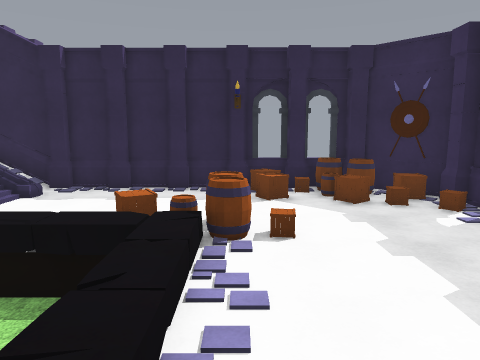
View 1 (above)

19 first-person views from a walk through a scene from a Unity 3-D project. The camera is 1.4 m above the floor, tilts 8° down and sees 70° across. The floor is counted in squares, 0.9 m on a side. Each view is taken from the middle of a square. On the plan, view 1 faces up. The plan holds only what a view shows up to about 16 squares ahead; the rest is blank. The place goes on beyond the plan. The player character is not drawn. Some animated figures are not drawn. Surface patterns are stand-ins for the level's own textures.

View 2
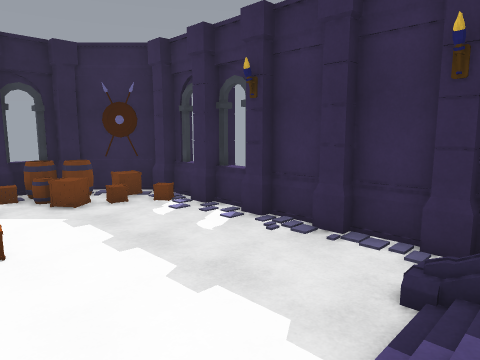

View 3
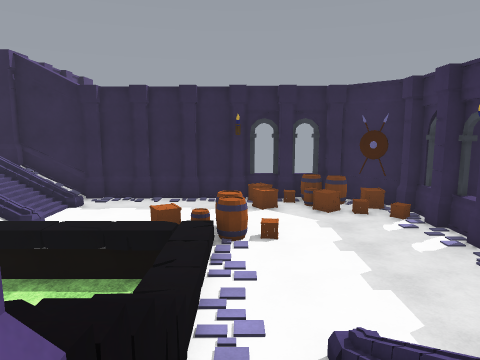

View 4
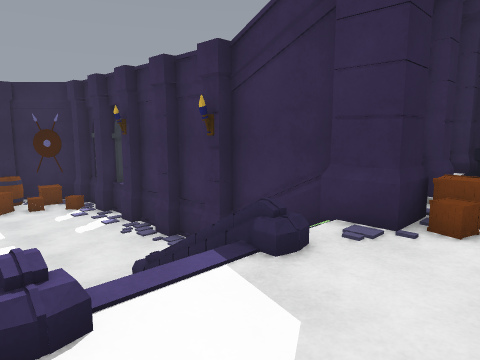

View 5
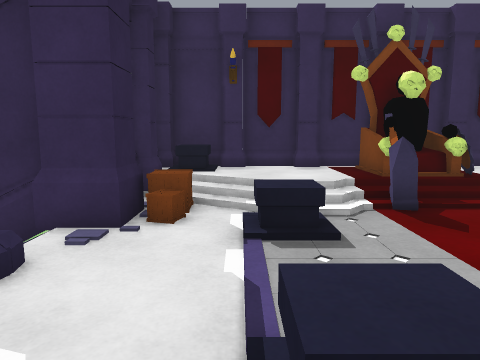

View 6
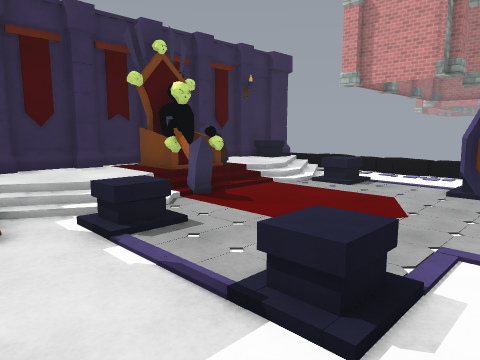

View 7
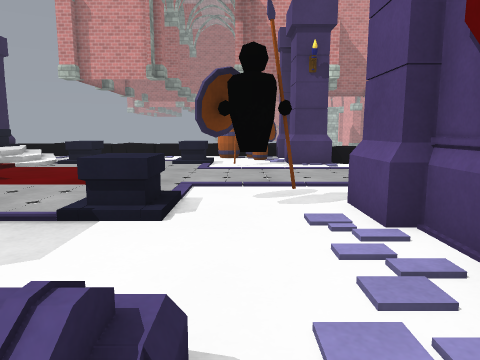

View 8
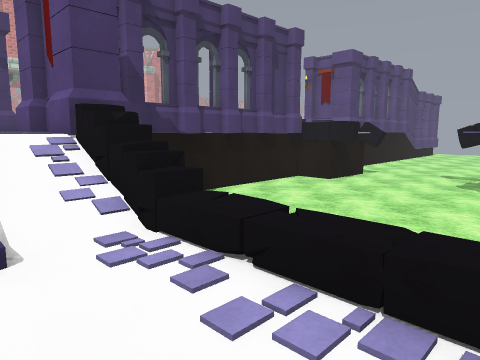

View 9
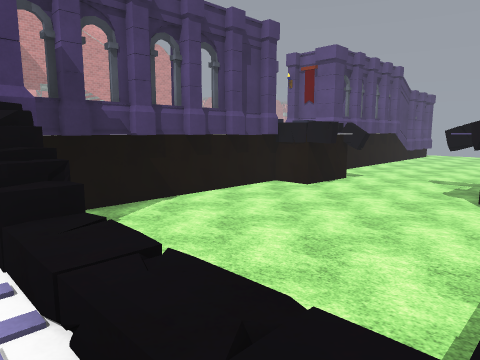

View 10
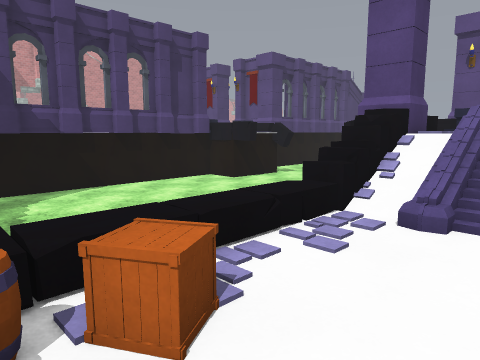

View 11
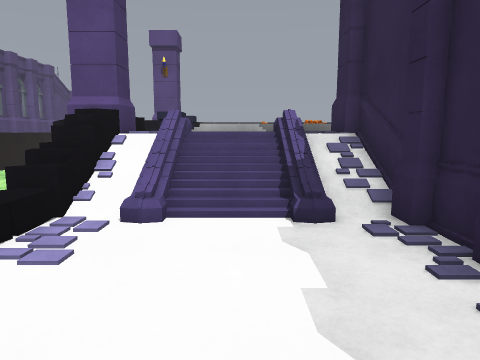

View 12
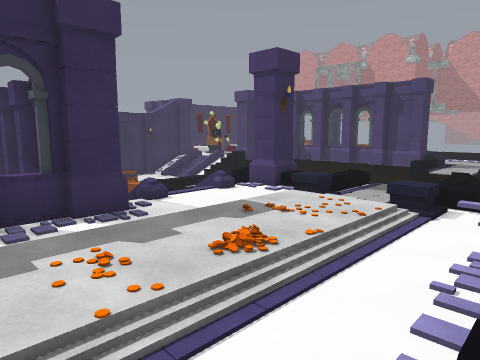

View 13
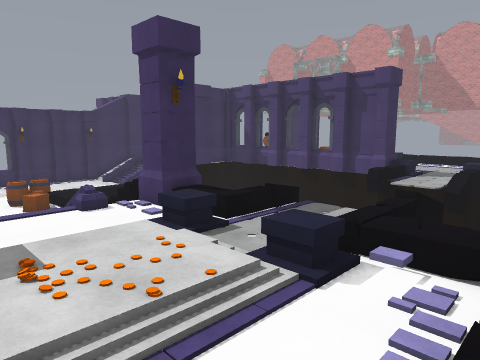

View 14
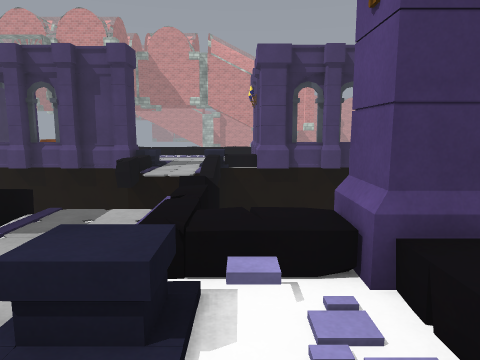

View 15
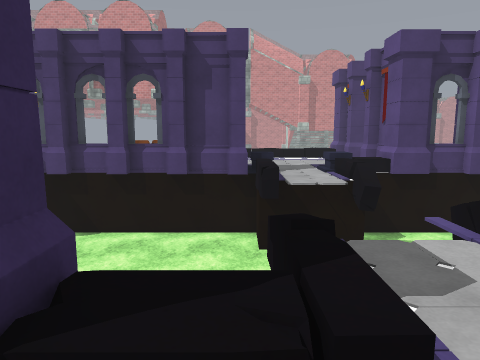

View 16
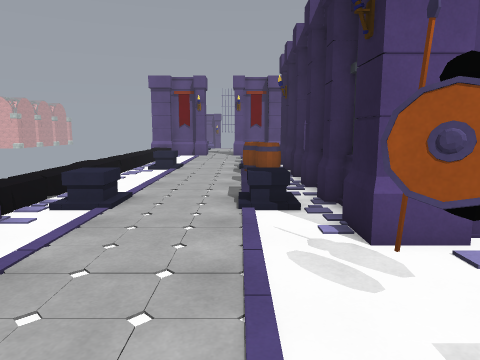

View 17
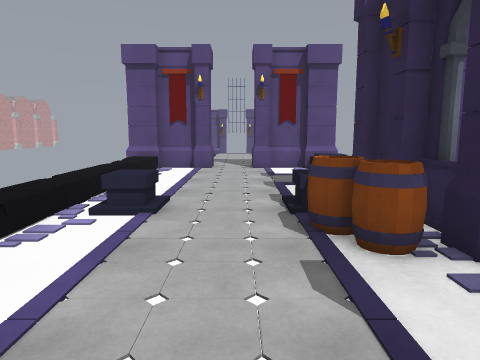

View 18
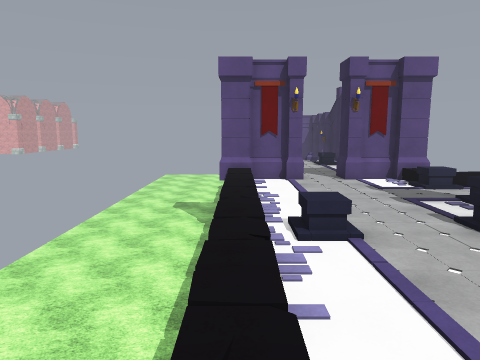

View 19
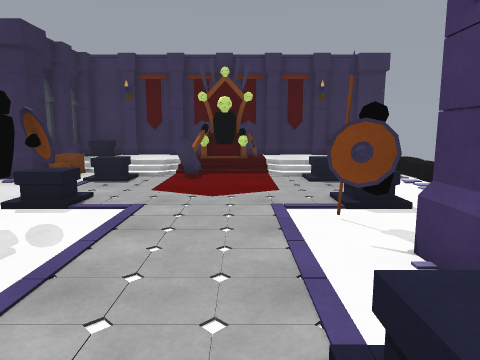

### Floor plan
Key: @ floor where view 1 was taken; # wall or solid block; x gap in a wall; . main floor; : floor 0.25 m higher than the main floor; + floor 0.5 m higher than the main floor; - floor 0.75 m lower than the main floor; _ floor 1.25 m lower than the main floor; / step, stairs or slope; = window, fence, low wall or low ledge; ^ raised ledge; v drop or lower ground; C column; R crate; B barrel; H hammer; S skull; U rug; T throne; O other object.
Columns run from 21 left of view 1 to 13 right of it. Each row starts with its distance up from view 1.
 17  +
 16     :+++..OO
 15    .:+++.:^
 14   :./+++.:##  C C #  C^#^CC
 13   :.:+++..C#####C##C###C#C#
 12  +..:+++..:///________R/BBB#
 11   ../+++...////______/R_BRRRCC
 10   ..:+++...///__________RR__#C
  9  /:.:+++...///______________#C
  8  +:.^//^/..////___RRBB______CC
  7  /./^/.^/.C#/=_____RBB/_____#
  6 C#C//../OC#Cvv///v-//_______CC
  5  C  /../v C vvvvvvvv-_______#
  4     /..=vvvvvvvvvvvv-_______CC
  3   vvvvvvvvvvvvvvvv v-_______#C
  2    vvvvvvvvvvvvvvv v-_______CC
  1     vvvvvvvvvvvvvv v/////// #C
  0      vvvvvvvvvvvvvvv=@///// #
 -1      vvvvvvvvvvvvvvvx////// #
 -2     vvvvvvvvvvvvvvv##.//::/.# C xC
 -3     v..vvvvvvvvvvvv C:......CR#//#
 -4 vvvvv..Ovvvvvvvvvvv #:....../R/+^#
 -5 ^##vO..OC#C##C#C^C^ C:.....////++CC
 -6  C#.=..=C.####.#.x^##x#^^..^^/+++#
 -7  ##....... BBB...^^....:....//+++CC
 -8  #C.......^B.....^^.........HHS++#
 -9  ........................     HUC#C
-10  CC.......................    SUT
-11   C....../^......^^....:.....///+CC
-12   #......./......//..##:...///+++#C
-13   C++++++:+//+////+#C..^^..^^/+++#
-14   vvvvvvvvvv       ##O.......//++CC
-15  vvvvvvvvvvv        COBB .....//^#
-16  vvvvvvvvvvv       CCOBB /////// CC
-17  vvvvvvvvvvv                vvv  x

Where each view was taken, in squares from view 1:
view 1: 0 up, 0 right, facing up
view 2: 0 up, 0 right, facing up-right
view 3: 3 down, 0 right, facing up
view 4: 5 down, 1 right, facing up-right
view 5: 5 down, 1 right, facing right
view 6: 3 down, 1 right, facing down-right
view 7: 1 down, 1 right, facing down
view 8: 6 up, 2 right, facing down-left
view 9: 6 up, 0 right, facing down-left
view 10: 10 up, 1 left, facing down-left
view 11: 10 up, 1 left, facing left
view 12: 17 up, 20 left, facing down-right
view 13: 12 up, 20 left, facing down-right
view 14: 10 up, 18 left, facing down
view 15: 8 up, 13 left, facing down
view 16: 8 down, 4 right, facing left
view 17: 9 down, 4 left, facing left
view 18: 13 down, 4 left, facing left
view 19: 10 down, 5 left, facing right
